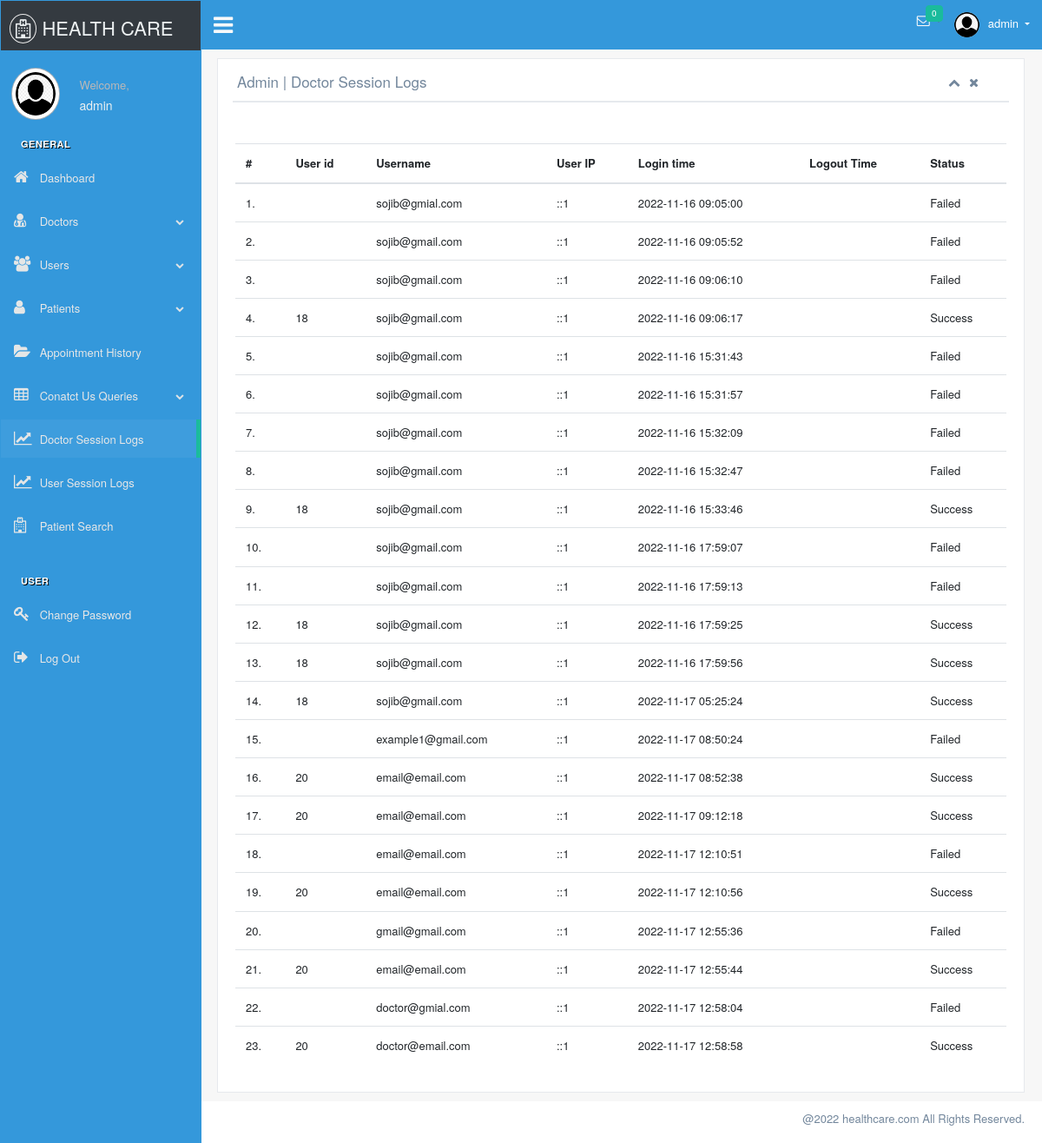
/admin/doctor-logs.php (signed in), run on the app's committed database.
### tables this page shows
CREATE TABLE `doctorslog` (
  `id` int(11) NOT NULL,
  `uid` int(11) DEFAULT NULL,
  `username` varchar(255) DEFAULT NULL,
  `userip` binary(16) DEFAULT NULL,
  `loginTime` timestamp NULL DEFAULT current_timestamp(),
  `logout` varchar(255) DEFAULT NULL,
  `status` int(11) DEFAULT NULL
);

### admin/doctor-logs.php (the view, shortened to what this page needs)
<!DOCTYPE html>
<html lang="en">
<head>
	<?php include 'include/head.php'; ?>
</head>
<body class="nav-md">
	<?php include('include/header.php');?>
	<div class="row">
		<div class="col-md-12">
			<table class="table table-hover" id="sample-table-1">
				<thead>
					<tr>
						<th class="center">#</th>
						<th class="hidden-xs">User id</th>
						<th>Username</th>
						<th>User IP</th>
						<th>Login time</th>
						<th>Logout Time </th>
						<th> Status </th>
					</tr>
				</thead>
				<tbody>
					<?php
					$sql=mysqli_query($con,"select * from doctorslog ");
					$cnt=1;
					while($row=mysqli_fetch_array($sql))
					{
						?>
						<tr>
							<td class="center"><?php echo $cnt;?>.</td>
							<td class="hidden-xs"><?php echo $row['uid'];?></td>
							<td class="hidden-xs"><?php echo $row['username'];?></td>
							<td><?php echo $row['userip'];?></td>
							<td><?php echo $row['loginTime'];?></td>
							<td><?php echo $row['logout'];?>
						</td>
						<td>
							<?php if($row['status']==1)
							{
								echo "Success";
							}
							else
							{
								echo "Failed";
							}?>
						</td>
					</tr>
					<?php
					$cnt=$cnt+1;
				}?>
			</tbody>
		</table>
	</div>
</div>
<?php include('include/footer.php');?>
</body>

### data on the page
doctorslog: username "sojib@gmial.com", userip "::1", loginTime "2022-11-16 09:05:00", status "Failed"
doctorslog: username "sojib@gmail.com", userip "::1", loginTime "2022-11-16 09:05:52", status "Failed"
doctorslog: username "sojib@gmail.com", userip "::1", loginTime "2022-11-16 09:06:10", status "Failed"
doctorslog: uid "18", username "sojib@gmail.com", userip "::1", loginTime "2022-11-16 09:06:17", status "Success"
doctorslog: username "sojib@gmail.com", userip "::1", loginTime "2022-11-16 15:31:43", status "Failed"
doctorslog: username "sojib@gmail.com", userip "::1", loginTime "2022-11-16 15:31:57", status "Failed"
doctorslog: username "sojib@gmail.com", userip "::1", loginTime "2022-11-16 15:32:09", status "Failed"
doctorslog: username "sojib@gmail.com", userip "::1", loginTime "2022-11-16 15:32:47", status "Failed"
doctorslog: uid "18", username "sojib@gmail.com", userip "::1", loginTime "2022-11-16 15:33:46", status "Success"
doctorslog: username "sojib@gmail.com", userip "::1", loginTime "2022-11-16 17:59:07", status "Failed"
doctorslog: username "sojib@gmail.com", userip "::1", loginTime "2022-11-16 17:59:13", status "Failed"
doctorslog: uid "18", username "sojib@gmail.com", userip "::1", loginTime "2022-11-16 17:59:25", status "Success"
doctorslog: uid "18", username "sojib@gmail.com", userip "::1", loginTime "2022-11-16 17:59:56", status "Success"
doctorslog: uid "18", username "sojib@gmail.com", userip "::1", loginTime "2022-11-17 05:25:24", status "Success"
doctorslog: username "example1@gmail.com", userip "::1", loginTime "2022-11-17 08:50:24", status "Failed"
doctorslog: uid "20", username "email@email.com", userip "::1", loginTime "2022-11-17 08:52:38", status "Success"
doctorslog: uid "20", username "email@email.com", userip "::1", loginTime "2022-11-17 09:12:18", status "Success"
doctorslog: username "email@email.com", userip "::1", loginTime "2022-11-17 12:10:51", status "Failed"
doctorslog: uid "20", username "email@email.com", userip "::1", loginTime "2022-11-17 12:10:56", status "Success"
doctorslog: username "gmail@gmail.com", userip "::1", loginTime "2022-11-17 12:55:36", status "Failed"
doctorslog: uid "20", username "email@email.com", userip "::1", loginTime "2022-11-17 12:55:44", status "Success"
doctorslog: username "doctor@gmial.com", userip "::1", loginTime "2022-11-17 12:58:04", status "Failed"
doctorslog: uid "20", username "doctor@email.com", userip "::1", loginTime "2022-11-17 12:58:58", status "Success"

### other printed values
$_SESSION['login'] "admin"
$genoti "0"
$page_title "Admin | Doctor Session Logs"
